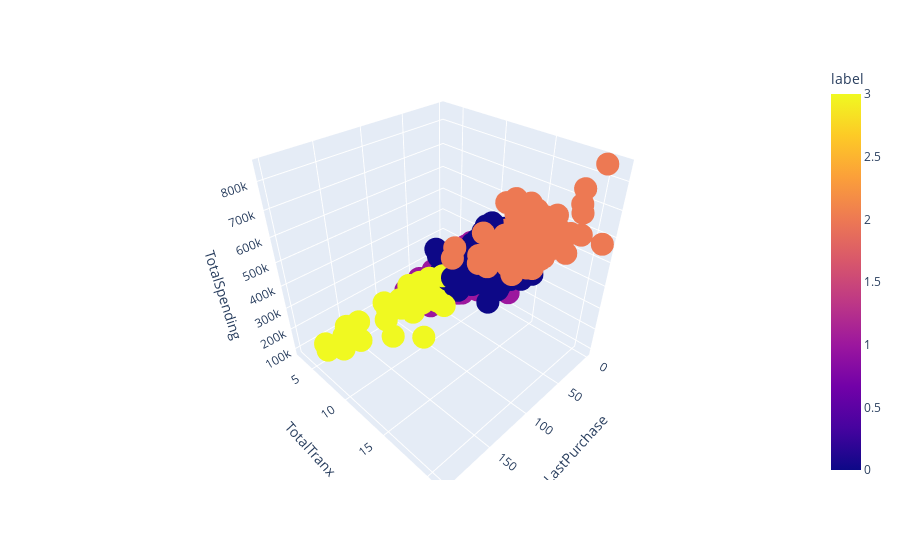

Here is the notebook cell this chart was saved with:
### Markdown cell above
4 clusters can be clearly seen on pairplot with **LastPurchase** as one of the features. 

For better visualization, 3d graph might give better view for the clusters.

### Code cell
fig = px.scatter_3d(df_label,
                    x='LastPurchase', # Recency
                    y='TotalTranx', # Frequency
                    z='TotalSpending', # Monetary
                    color='label')
fig.write_html("img/3d-cluster.html", full_html=False, include_plotlyjs='cdn')
fig.show()

### Figure 1 — Plotly figure (JSON) as saved in the notebook; plotly's stock layout.template omitted (floating-point values rounded to 4 significant figures; data arrays with more than 128 entries replaced by an {"elided": "..."} marker saying what was removed)
{"data": [{"hovertemplate": "LastPurchase=%{x}<br>TotalTranx=%{y}<br>TotalSpending=%{z}<br>label=%{marker.color}<extra></extra>", "legendgroup": "", "marker": {"color": {"elided": "444 int values"}, "coloraxis": "coloraxis", "symbol": "circle"}, "mode": "markers", "name": "", "scene": "scene", "showlegend": false, "type": "scatter3d", "x": {"elided": "444 int values"}, "y": {"elided": "444 int values"}, "z": {"elided": "444 int values"}}], "layout": {"coloraxis": {"colorbar": {"title": {"text": "label"}}, "colorscale": [[0, "#0d0887"], [0.1111, "#46039f"], [0.2222, "#7201a8"], [0.3333, "#9c179e"], [0.4444, "#bd3786"], [0.5556, "#d8576b"], [0.6667, "#ed7953"], [0.7778, "#fb9f3a"], [0.8889, "#fdca26"], [1, "#f0f921"]]}, "legend": {"tracegroupgap": 0}, "margin": {"t": 60}, "scene": {"domain": {"x": [0, 1], "y": [0, 1]}, "xaxis": {"title": {"text": "LastPurchase"}}, "yaxis": {"title": {"text": "TotalTranx"}}, "zaxis": {"title": {"text": "TotalSpending"}}}}}
